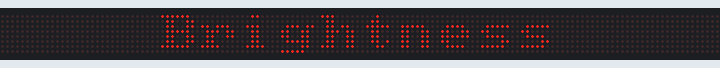
A program run on a simulated Raspberry Pi (BCM pin numbers). Parts: 144×8 LED matrix.

Above: at 17.5 s.
At 18.5 s:
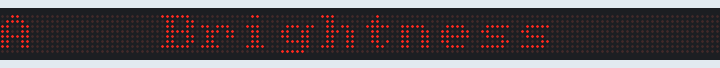
At 28.9 s:
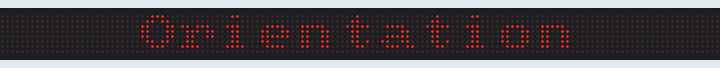
At 29.9 s:
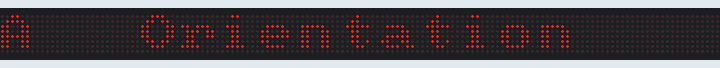
At 37.6 s:
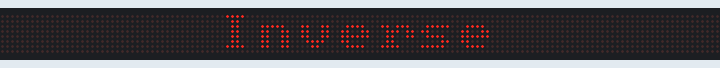
At 38.6 s:
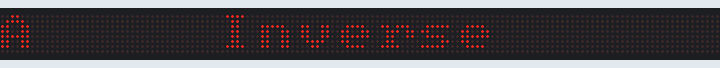

The program:

matrix_test.py
```python
#!/usr/bin/env python

import max7219.led as led
import time
from max7219.font import proportional, SINCLAIR_FONT, TINY_FONT, CP437_FONT
from random import randrange

# device = led.matrix(cascaded=1)
device = led.matrix(cascaded=18,vertical=True)
# device.orientation(180);
device.show_message("MAX7219 LED Matrix Demo", font=proportional(CP437_FONT))


time.sleep(1)
device.show_message("Brightness")

time.sleep(1)
device.letter(0, ord('A'))
time.sleep(1)
for _ in range(5):
    for intensity in xrange(16):
        device.brightness(intensity)
        time.sleep(0.1)

device.brightness(7)

time.sleep(1)
device.show_message("Orientation")

time.sleep(1)
device.letter(0, ord('A'))
time.sleep(1)
for _ in range(5):
    for angle in [0, 90, 180, 270]:
        device.orientation(angle)
        time.sleep(0.2)

for row in range(8):
    device.scroll_down()
    time.sleep(0.2)

device.orientation(0)
time.sleep(1)

device.show_message("Inverse")
time.sleep(1)
device.letter(0, ord('A'))
time.sleep(1)
for _ in range(10):
    device.invert(1)
    time.sleep(0.25)
    device.invert(0)
    time.sleep(0.25)

time.sleep(1)
device.show_message("Alternative font!", font=SINCLAIR_FONT)

time.sleep(1)
device.show_message("Proportional font - characters are squeezed together!", font=proportional(SINCLAIR_FONT))

# http://www.squaregear.net/fonts/tiny.shtml
time.sleep(1)
device.show_message(
"Tiny is, I believe, the smallest possible font \
(in pixel size). It stands at a lofty four pixels \
tall (five if you count descenders), yet it still \
contains all the printable ASCII characters.",
font=proportional(TINY_FONT))

time.sleep(1)
device.show_message("CP437 Characters")

time.sleep(1)
for x in range(256):
#    device.letter(1, 32 + (x % 64))
    device.letter(0, x)
    time.sleep(0.1)

time.sleep(1)
device.show_message("Scrolling and pixel setting...")

# while True:
#     for x in range(500):
#         device.pixel(4, 4, 1, redraw=False)
#         direction = randrange(8)
#         if direction == 7 or direction == 0 or direction == 1:
#             device.scroll_up(redraw=False)
#         if direction == 1 or direction == 2 or direction == 3:
#             device.scroll_right(redraw=False)
#         if direction == 3 or direction == 4 or direction == 5:
#             device.scroll_down(redraw=False)
#         if direction == 5 or direction == 6 or direction == 7:
#             device.scroll_left(redraw=False)

#         device.flush()
#         time.sleep(0.01)
```

Measured:
- what the display in image 0 shows lasts 1.0 s, from 17.5 s to 18.5 s
- what the display in image 1 shows lasts 10.3 s, from 18.5 s to 28.8 s
- what the display in image 3 shows lasts 5.1 s, from 29.8 s to 34.9 s
